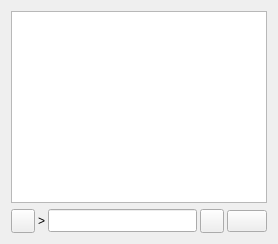
     <widget class="QWidget" name="tab_console">
      <attribute name="title">
       <string>&amp;Console</string>
      </attribute>
      <layout class="QGridLayout" name="gridLayout">
       <item row="0" column="0">
        <widget class="QTextEdit" name="messagesWidget">
         <property name="minimumSize">
          <size>
           <width>0</width>
           <height>100</height>
          </size>
         </property>
         <property name="font">
          <font>
           <pointsize>10</pointsize>
          </font>
         </property>
         <property name="readOnly">
          <bool>true</bool>
         </property>
         <property name="tabKeyNavigation" stdset="0">
          <bool>false</bool>
         </property>
         <property name="columnCount" stdset="0">
          <number>2</number>
         </property>
        </widget>
       </item>
       <item row="1" column="0">
        <layout class="QHBoxLayout" name="horizontalLayout">
         <property name="spacing">
          <number>3</number>
         </property>
         <item>
          <widget class="QPushButton" name="copyButton">
           <property name="maximumSize">
            <size>
             <width>24</width>
             <height>24</height>
            </size>
           </property>
           <property name="toolTip">
            <string>Copy to clipboard</string>
           </property>
           <property name="text">
            <string/>
           </property>
           <property name="icon">
            <iconset resource="../bitcoin.qrc">
             <normaloff>:/icons/editcopy</normaloff>:/icons/editcopy</iconset>
           </property>
           <property name="shortcut">
            <string notr="true">Ctrl+L</string>
           </property>
           <property name="autoDefault">
            <bool>false</bool>
           </property>
          </widget>
         </item>
         <item>
          <widget class="QLabel" name="label">
           <property name="text">
            <string notr="true">&gt;</string>
           </property>
          </widget>
         </item>
         <item>
          <widget class="QLineEdit" name="lineEdit">
           <property name="font">
            <font>
             <pointsize>10</pointsize>
            </font>
           </property>
          </widget>
         </item>
         <item>
          <widget class="QToolButton" name="pasteButton">
           <property name="sizePolicy">
            <sizepolicy hsizetype="Minimum" vsizetype="Fixed">
             <horstretch>0</horstretch>
             <verstretch>0</verstretch>
            </sizepolicy>
           </property>
           <property name="minimumSize">
            <size>
             <width>24</width>
             <height>24</height>
            </size>
           </property>
           <property name="maximumSize">
            <size>
             <width>24</width>
             <height>24</height>
            </size>
           </property>
           <property name="toolTip">
            <string>Paste from clipboard</string>
           </property>
           <property name="text">
            <string/>
           </property>
           <property name="icon">
            <iconset resource="../bitcoin.qrc">
             <normaloff>:/icons/editpaste</normaloff>:/icons/editpaste</iconset>
           </property>
           <property name="shortcut">
            <string>Alt+P</string>
           </property>
          </widget>
         </item>
         <item>
          <widget class="QPushButton" name="clearButton">
           <property name="text">
            <string/>
           </property>
           <property name="icon">
            <iconset resource="../bitcoin.qrc">
             <normaloff>:/icons/dark/staking_off</normaloff>:/icons/dark/staking_off</iconset>
           </property>
          </widget>
         </item>
        </layout>
       </item>
      </layout>
     </widget>
